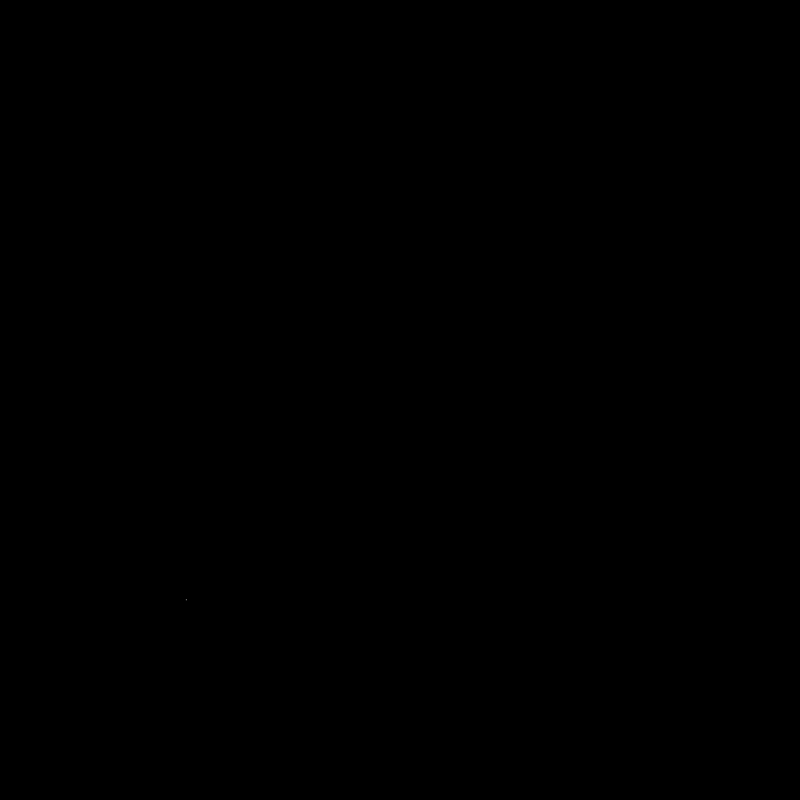
Frame 1 (no input)
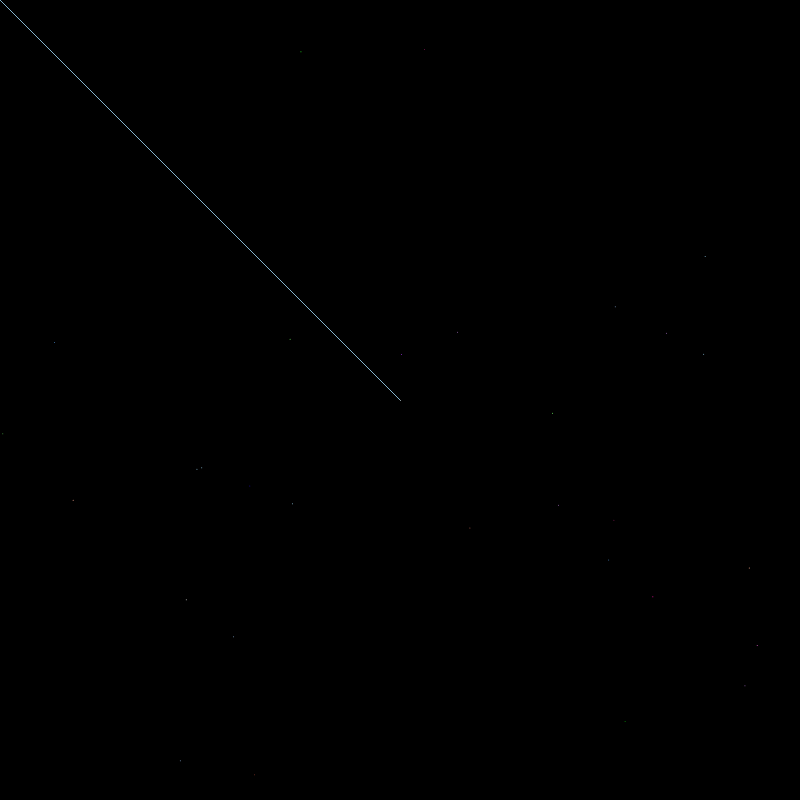
Frame 60 (no input)
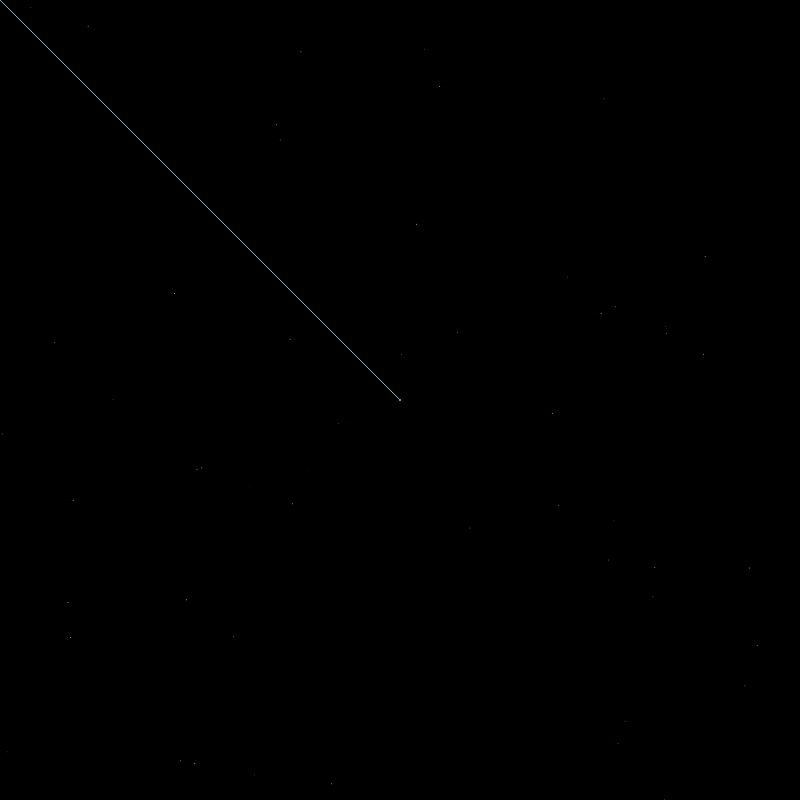
Frame 120 (the mouse pressed at the canvas centre since frame 60)

The p5.js sketch that drew these frames (run headless with seeded random() and noise() and a simulated clock; from frame 60 on, the mouse is pressed at the canvas centre):

// p5.js sketch
// ── sketch.js
let p = 0.5;

function setup() {
  createCanvas(800, 800);
  background(0);
  stroke(200);
}

function draw() {
  
  if (random() > p) {
  	  point(random(900), random(800));
  } else {
  	stroke(random(255), random(255), random(255));
  strokeWeight(1);
  line(width/2, height/2, mouseX, mouseY);
  }
  }
  
function keyReleased() {
  if (keyCode == DELETE) background(0);
 
}
